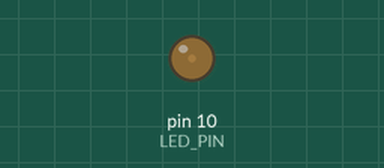
This sketch was run on a simulated Arduino Uno, built with avr-gcc and run on an emulated ATmega328P. Parts: output pins drawn as LEDs (lit = HIGH).

Above: at 0.05 s.
At 0.25 s:
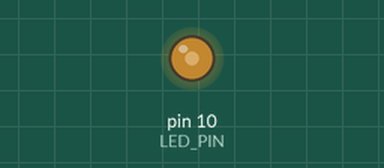
At 0.45 s:
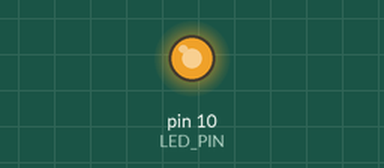
At 0.9 s:
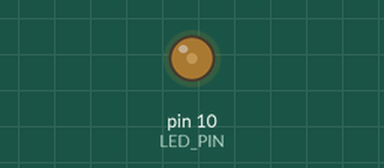
Timing chart, 0 to 3.0 s (numbered marks = the images above):
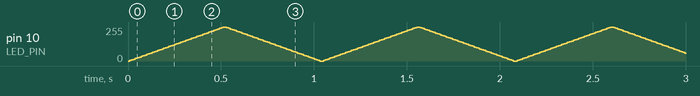

The sketch:

Pruebas_LEDS.ino
```cpp
#define LED_PIN 10

void setup() {
  pinMode(LED_PIN, OUTPUT);
}

void loop() {
  // FADE IN: 0 → 255 (500ms)
  for(int brillo = 0; brillo <= 255; brillo += 5) {
    analogWrite(LED_PIN, brillo);
    delay(10);  // 255/5 * 10ms = 500ms
  }

  // FADE OUT: 255 → 0 (500ms)
  for(int brillo = 255; brillo >= 0; brillo -= 5) {
    analogWrite(LED_PIN, brillo);
    delay(10);  // Total: 1 segundo por ciclo
  }
}
```
